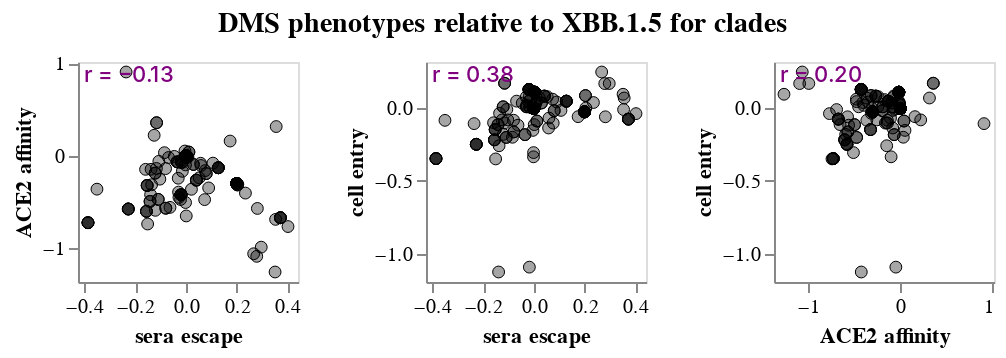

This figure's notebook cell:
### Markdown cell above
## Phenotype correlations among clades
Plot correlations among overall phenotypes for clades.
Note that although a `r` value is shown on the plot, the data points on this plot cannot really be considered independent as the clades are phylogenetically related.

### Code cell
clade_selection = alt.selection_point(fields=["clade"], on="mouseover", empty=False)

clade_n_sequences_min = int(
    10 * math.log10(clade_growth_dms_df["n_sequences"].min())
) / 10
clade_n_sequences_slider = alt.param(
    value=math.log10(min_sequences),
    bind=alt.binding_range(
        name="min log10 number sequences in clade",
        min=clade_n_sequences_min,
        max=math.log10(clade_growth_dms_df["n_sequences"].max() / 10),
        step=0.1,
    ),
)

clade_toggle_muts = {
    mut: alt.selection_point(
        fields=[f"has_{mut}"],
        value=None,
        bind=alt.binding_radio(
            name=f"exclude clades with {mut} relative to {dms_clade}",
            labels=["yes", "no"],
            options=[False, None],
        ),
    )
    for mut in muts_to_toggle
}

clade_phenotype_scatter_base = (
    alt.Chart(clade_growth_dms_df)
    .transform_filter(
        alt.expr.log(alt.datum["n_sequences"]) / math.log(10) >= clade_n_sequences_slider
    )
    .add_params(
        clade_selection,
        clade_n_sequences_slider,
        *clade_toggle_muts.values(),
    )
)

for toggle_filter in clade_toggle_muts.values():
    clade_phenotype_scatter_base = clade_phenotype_scatter_base.transform_filter(toggle_filter)

clade_phenotype_scatter_charts = []
for pheno1, pheno2 in itertools.combinations(phenotypes, 2):
    if split_by_rbd:
        if pheno1.split()[-1] != pheno2.split()[-1]:
            continue
    clade_phenotype_scatter_points = (
        clade_phenotype_scatter_base
        .encode(
            alt.X(pheno1, scale=alt.Scale(nice=False, padding=5)),
            y=alt.Y(pheno2, scale=alt.Scale(nice=False, padding=5)),
            tooltip=[
                alt.Tooltip(c, format=".2f") if clade_growth_dms_df[c].dtype == float else c
                for c in clade_growth_dms_df.columns
            ],
            size=alt.condition(clade_selection, alt.value(70), alt.value(35)),
            strokeWidth=alt.condition(clade_selection, alt.value(2), alt.value(0.5)),
            stroke=alt.condition(clade_selection, alt.value("red"), alt.value("black")),
        )
        .mark_circle(fill="black", strokeOpacity=1, fillOpacity=0.35)
    )
    clade_phenotype_scatter_r = (
        clade_phenotype_scatter_base
        .transform_regression(pheno1, pheno2, params=True)
        .transform_calculate(
            r=alt.expr.if_(
                alt.datum["coef"][1] >= 0,
                alt.expr.sqrt(alt.datum["rSquared"]),
                -alt.expr.sqrt(alt.datum["rSquared"]),
            ),
            label='"r = " + format(datum.r, ".2f")',
        )
        .mark_text(align="left", color="purple", fontWeight=500, fontSize=11, opacity=1)
        .encode(x=alt.value(3), y=alt.value(7), text=alt.Text("label:N"))
        .properties(width=110, height=110)
    )
    clade_phenotype_scatter_charts.append(clade_phenotype_scatter_points + clade_phenotype_scatter_r)

clade_phenotype_scatter_chart = (
    alt.vconcat(
        *[
            alt.hconcat(*clade_phenotype_scatter_charts[row * len(phenotypes_basic): (row + 1) * len(phenotypes_basic)])
            for row in range(int(math.ceil(len(phenotypes) / len(phenotypes_basic))))
        ],
        spacing=9,
    )
    .configure_axis(grid=False)
    .properties(        
        title=alt.TitleParams(
            f"DMS phenotypes relative to {dms_clade} for clades",
            anchor="middle",
            fontSize=14,
            dy=-3,
        ),
    )    
)

clade_phenotype_scatter_chart

### Figure 1 — Vega-Lite specification as saved in the notebook (floating-point values rounded to 4 significant figures; data arrays with more than 128 entries replaced by an {"elided": "..."} marker saying what was removed)
{"config": {"view": {"continuousWidth": 300, "continuousHeight": 300}, "axis": {"grid": false}}, "vconcat": [{"hconcat": [{"layer": [{"mark": {"type": "circle", "fill": "black", "fillOpacity": 0.35, "strokeOpacity": 1}, "encoding": {"size": {"condition": {"param": "param_5", "value": 70, "empty": false}, "value": 35}, "stroke": {"condition": {"param": "param_5", "value": "red", "empty": false}, "value": "black"}, "strokeWidth": {"condition": {"param": "param_5", "value": 2, "empty": false}, "value": 0.5}, "tooltip": [{"field": "clade", "type": "nominal"}, {"field": "date", "type": "nominal"}, {"field": "spike_muts_from_dms_clade", "type": "nominal"}, {"field": "has_L455F", "type": "nominal"}, {"field": "growth_rate", "format": ".2f", "type": "quantitative"}, {"field": "n_sequences", "type": "quantitative"}, {"field": "sera escape", "type": "quantitative"}, {"field": "ACE2 affinity", "type": "quantitative"}, {"field": "cell entry", "type": "quantitative"}], "x": {"field": "sera escape", "scale": {"nice": false, "padding": 5}, "type": "quantitative"}, "y": {"field": "ACE2 affinity", "scale": {"nice": false, "padding": 5}, "type": "quantitative"}}, "name": "view_5", "transform": [{"filter": "((log(datum['n_sequences']) / 2.302585092994046) >= param_6)"}, {"filter": {"param": "param_7"}}]}, {"mark": {"type": "text", "align": "left", "color": "purple", "fontSize": 11, "fontWeight": 500, "opacity": 1}, "encoding": {"text": {"field": "label", "type": "nominal"}, "x": {"value": 3}, "y": {"value": 7}}, "transform": [{"filter": "((log(datum['n_sequences']) / 2.302585092994046) >= param_6)"}, {"filter": {"param": "param_7"}}, {"on": "sera escape", "regression": "ACE2 affinity", "params": true}, {"calculate": "if((datum['coef'][1] >= 0),sqrt(datum['rSquared']),(-sqrt(datum['rSquared'])))", "as": "r"}, {"calculate": "\"r = \" + format(datum.r, \".2f\")", "as": "label"}]}], "height": 110, "width": 110}, {"layer": [{"mark": {"type": "circle", "fill": "black", "fillOpacity": 0.35, "strokeOpacity": 1}, "encoding": {"size": {"condition": {"param": "param_5", "value": 70, "empty": false}, "value": 35}, "stroke": {"condition": {"param": "param_5", "value": "red", "empty": false}, "value": "black"}, "strokeWidth": {"condition": {"param": "param_5", "value": 2, "empty": false}, "value": 0.5}, "tooltip": [{"field": "clade", "type": "nominal"}, {"field": "date", "type": "nominal"}, {"field": "spike_muts_from_dms_clade", "type": "nominal"}, {"field": "has_L455F", "type": "nominal"}, {"field": "growth_rate", "format": ".2f", "type": "quantitative"}, {"field": "n_sequences", "type": "quantitative"}, {"field": "sera escape", "type": "quantitative"}, {"field": "ACE2 affinity", "type": "quantitative"}, {"field": "cell entry", "type": "quantitative"}], "x": {"field": "sera escape", "scale": {"nice": false, "padding": 5}, "type": "quantitative"}, "y": {"field": "cell entry", "scale": {"nice": false, "padding": 5}, "type": "quantitative"}}, "name": "view_6", "transform": [{"filter": "((log(datum['n_sequences']) / 2.302585092994046) >= param_6)"}, {"filter": {"param": "param_7"}}]}, {"mark": {"type": "text", "align": "left", "color": "purple", "fontSize": 11, "fontWeight": 500, "opacity": 1}, "encoding": {"text": {"field": "label", "type": "nominal"}, "x": {"value": 3}, "y": {"value": 7}}, "transform": [{"filter": "((log(datum['n_sequences']) / 2.302585092994046) >= param_6)"}, {"filter": {"param": "param_7"}}, {"on": "sera escape", "regression": "cell entry", "params": true}, {"calculate": "if((datum['coef'][1] >= 0),sqrt(datum['rSquared']),(-sqrt(datum['rSquared'])))", "as": "r"}, {"calculate": "\"r = \" + format(datum.r, \".2f\")", "as": "label"}]}], "height": 110, "width": 110}, {"layer": [{"mark": {"type": "circle", "fill": "black", "fillOpacity": 0.35, "strokeOpacity": 1}, "encoding": {"size": {"condition": {"param": "param_5", "value": 70, "empty": false}, "value": 35}, "stroke": {"condition": {"param": "param_5", "value": "red", "empty": false}, "value": "black"}, "strokeWidth": {"condition": {"param": "param_5", "value": 2, "empty": false}, "value": 0.5}, "tooltip": [{"field": "clade", "type": "nominal"}, {"field": "date", "type": "nominal"}, {"field": "spike_muts_from_dms_clade", "type": "nominal"}, {"field": "has_L455F", "type": "nominal"}, {"field": "growth_rate", "format": ".2f", "type": "quantitative"}, {"field": "n_sequences", "type": "quantitative"}, {"field": "sera escape", "type": "quantitative"}, {"field": "ACE2 affinity", "type": "quantitative"}, {"field": "cell entry", "type": "quantitative"}], "x": {"field": "ACE2 affinity", "scale": {"nice": false, "padding": 5}, "type": "quantitative"}, "y": {"field": "cell entry", "scale": {"nice": false, "padding": 5}, "type": "quantitative"}}, "name": "view_7", "transform": [{"filter": "((log(datum['n_sequences']) / 2.302585092994046) >= param_6)"}, {"filter": {"param": "param_7"}}]}, {"mark": {"type": "text", "align": "left", "color": "purple", "fontSize": 11, "fontWeight": 500, "opacity": 1}, "encoding": {"text": {"field": "label", "type": "nominal"}, "x": {"value": 3}, "y": {"value": 7}}, "transform": [{"filter": "((log(datum['n_sequences']) / 2.302585092994046) >= param_6)"}, {"filter": {"param": "param_7"}}, {"on": "ACE2 affinity", "regression": "cell entry", "params": true}, {"calculate": "if((datum['coef'][1] >= 0),sqrt(datum['rSquared']),(-sqrt(datum['rSquared'])))", "as": "r"}, {"calculate": "\"r = \" + format(datum.r, \".2f\")", "as": "label"}]}], "height": 110, "width": 110}]}], "data": {"name": "data-f54d557f35680391fb278f9699760f20"}, "params": [{"name": "param_5", "select": {"type": "point", "fields": ["clade"], "on": "mouseover"}, "views": ["view_5", "view_6", "view_7"]}, {"name": "param_6", "bind": {"input": "range", "max": 4.194, "min": 2.3, "name": "min log10 number sequences in clade", "step": 0.1}, "value": 2.602}, {"name": "param_7", "select": {"type": "point", "fields": ["has_L455F"]}, "bind": {"input": "radio", "options": [false, null], "labels": ["yes", "no"], "name": "exclude clades with L455F relative to XBB.1.5"}, "value": null, "views": ["view_5", "view_6", "view_7"]}], "spacing": 9, "title": {"text": "DMS phenotypes relative to XBB.1.5 for clades", "anchor": "middle", "dy": -3, "fontSize": 14}, "$schema": "https://vega.github.io/schema/vega-lite/v5.15.1.json", "datasets": {"data-f54d557f35680391fb278f9699760f20": {"elided": "292 records"}}}
